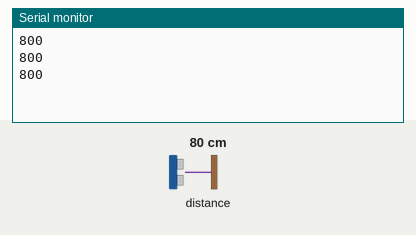
Simulated run of this sketch. Board: Arduino Uno, built with avr-gcc and run on an emulated ATmega328P. Shown: the last lines printed to the serial monitor. Inputs (shaded band) come from the test bench; at power-on: distance to the obstacle 80 cm.

Above: at 1.3 s.
1.4 s: distance to the obstacle set to 2 cm
At 2.1 s:
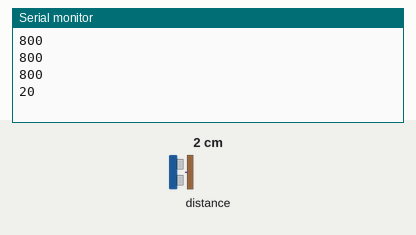
2.9 s: distance to the obstacle set to 4 cm
At 3.7 s:
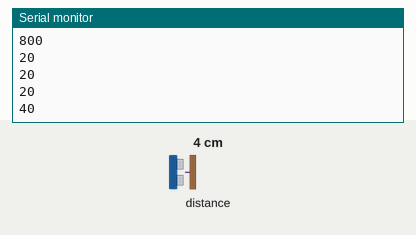
Timing chart, 0 to 5.9 s (numbered marks = the images above; inputs shaded):
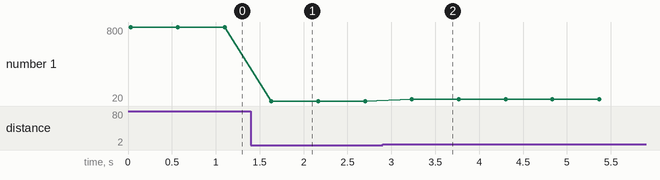

Measured:
- after the input at 1.4 s, the serial monitor: prints a new line after 0.23 s (image 1)
- after the input at 2.9 s, the serial monitor: prints a new line after 0.33 s (image 2)
- plotted number 1: 800 → 20 after the input at 1.4 s, 20 → 40 after the input at 2.9 s

The sketch:

sketch_apr26b.ino
```cpp
#include <Wire.h>
#include <VL53L0X.h>

VL53L0X sensor;

void setup()
{
  Serial.begin(9600);
  Wire.begin();

  sensor.init();
  sensor.setTimeout(500);

  // Start continuous back-to-back mode (take readings as
  // fast as possible).  To use continuous timed mode
  // instead, provide a desired inter-measurement period in
  // ms (e.g. sensor.startContinuous(100)).
  sensor.startContinuous();
  sensor.setSignalRateLimit(0.25); // 0.25 MCPS

#if defined LONG_RANGE
  // lower the return signal rate limit (default is 0.25 MCPS)

  // increase laser pulse periods (defaults are 14 and 10 PCLKs)
  sensor.setVcselPulsePeriod(VL53L0X::VcselPeriodPreRange, 14);
  sensor.setVcselPulsePeriod(VL53L0X::VcselPeriodFinalRange, 10);
#endif
#if defined HIGH_SPEED
  // reduce timing budget to 20 ms (default is about 33 ms)
  sensor.setMeasurementTimingBudget(200000);
#endif
}

void loop()
{
  Serial.print(sensor.readRangeContinuousMillimeters());
  if (sensor.timeoutOccurred()) { Serial.print(" TIMEOUT"); }

  Serial.println();
  delay(500);
}
```
